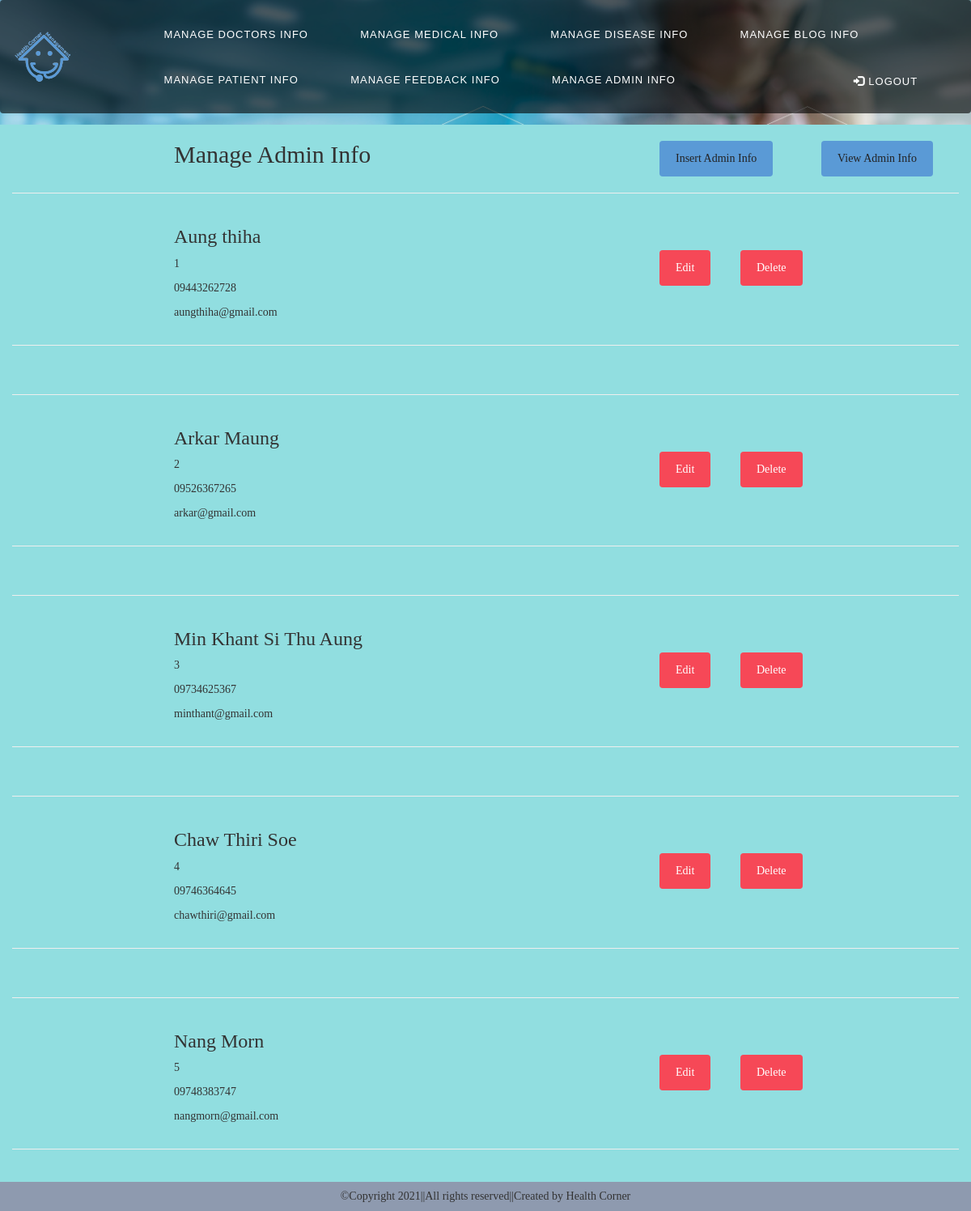
/adminlist, run on the app's committed database.
### tables this page shows
CREATE TABLE "admin" (
	"aid"	INTEGER,
	"aname"	TEXT NOT NULL,
	"aphone"	TEXT,
	"aemail"	TEXT NOT NULL,
	"apwd"	TEXT NOT NULL,
	PRIMARY KEY("aid" AUTOINCREMENT)
);

### server.py (the view)
@app.route('/adminlist', methods=['GET','POST'])
def adminlist():
    try:
        if request.method == 'GET':
            conn = get_connection()
            cur = conn.cursor()
            cur.execute("Select * from admin")
            admins = cur.fetchall()
            return render_template('admin_view_admin_info.html', admin = admins)
    except Exception as e:
        pass

### server.py (called while the page is built)
def get_connection():
   con = sqlite3.connect('HCwebsitedb.db')
   con.row_factory = sqlite3.Row
   return con

### templates/admin_view_admin_info.html
{% extends 'adminmedicallist.html' %}
{% block content %}
	<div class="container-fluid">
		<div class="row">
		<div class="col-md-2"></div>
    	<div class="col-md-6"><h2>Manage Admin Info</h2></div>
		<div class="col-md-2">
			<a href="/insertadmininfo"><button class="adminview">Insert Admin Info</button></a>
		</div>
		<div class="col-md-2">
			<a href="/adminlist"><button class="adminview">View Admin Info</button></a>
		</div>
		</div>
		{% for admins in admin %}
		<hr>
		<div class="row">
		<div class="col-md-2"></div>
		<div class="col-md-6">
		<h3>{{admins.aname}}</h3>
		<p>{{admins.aid}}</p>
		<p>{{admins.aphone}}</p>
		<p>{{admins.aemail}}</p>
		</div>
		<div class="col-md-1">
		<button class="adminedit"><a href="/adminupdate:{{admins.aid}}" style="text-decoration: none;color: white">Edit</a></button>
		</div>
		<div class="col-md-1">
		<form action="/admindel:{{admins.aid}}" method="post">
		<button class="adminedit"  onclick="if (!confirm('Are you sure?')) { return false }">Delete</button>
		</form>
		</div>
		<div class="col-md-2"></div>
		</div><hr><br>
		{% endfor %}
	</div>
{% endblock %}

### static/css/style.css (style rules this page uses)
body { background-color: #91DEE0; font-family: Cantata One; }
button.adminview { background-color: #5A9AD6; color: #232324; padding: 12px 20px; border: none; border-radius: 4px; cursor: pointer; margin-top: 20px; }
button.adminedit { background-color: #F64857; color: white; padding: 12px 20px; border: none; border-radius: 4px; cursor: pointer; margin-top: 50px; }

### data on the page
admin: aname "Aung thiha", aid "1", aphone "09443262728", aemail "aungthiha@gmail.com"
admin: aname "Arkar Maung", aid "2", aphone "09526367265", aemail "arkar@gmail.com"
admin: aname "Min Khant Si Thu Aung", aid "3", aphone "09734625367", aemail "minthant@gmail.com"
admin: aname "Chaw Thiri Soe", aid "4", aphone "09746364645", aemail "chawthiri@gmail.com"
admin: aname "Nang Morn", aid "5", aphone "09748383747", aemail "nangmorn@gmail.com"
